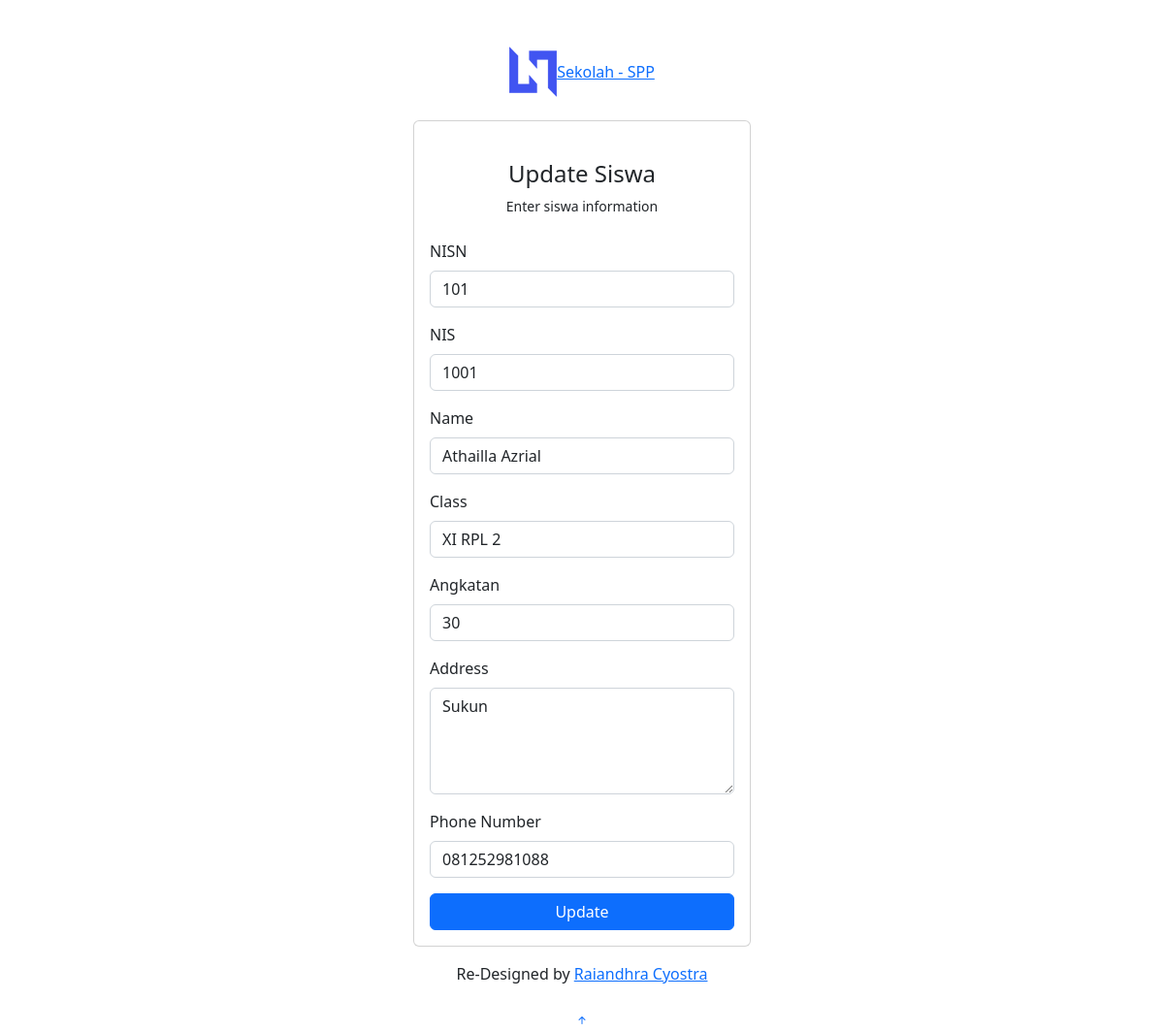
The page /Admin/u_siswa.php?nisn=101 (signed in) on the database its author committed.
### tables this page shows
CREATE TABLE `siswa` (
  `nisn` int(10) NOT NULL,
  `nis` int(8) NOT NULL,
  `nama` varchar(35) NOT NULL,
  `id_kelas` int(11) NOT NULL,
  `angkatan` int(11) NOT NULL,
  `alamat` text NOT NULL,
  `no_tlp` varchar(20) NOT NULL
);

### Admin/u_siswa.php (the view, shortened to what this page needs)
<!DOCTYPE html>
<html lang="en">
<head>
    <link href="/SPP/Assets/vendor/bootstrap/css/bootstrap.min.css" rel="stylesheet">
    <link href="/SPP/Assets/vendor/bootstrap-icons/bootstrap-icons.css" rel="stylesheet">
    <link href="/SPP/Assets/vendor/boxicons/css/boxicons.min.css" rel="stylesheet">
    <link href="/SPP/Assets/vendor/quill/quill.snow.css" rel="stylesheet">
    <link href="/SPP/Assets/vendor/quill/quill.bubble.css" rel="stylesheet">
    <link href="/SPP/Assets/vendor/remixicon/remixicon.css" rel="stylesheet">
    <link href="/SPP/Assets/vendor/simple-datatables/style.css" rel="stylesheet">
    <link href="/SPP/Assets/css/style.css" rel="stylesheet">
</head>
<body>
    <?php
        $conn=mysqli_connect('localhost', 'root', '', 'sekolah');
        $qry_get_siswa = mysqli_query($conn, "select * from siswa where nisn = '".$_GET['nisn']."'");
        $dt_siswa = mysqli_fetch_array($qry_get_siswa);
    ?>
    <main>
        <div class="container">
        <section class="section register min-vh-100 d-flex flex-column align-items-center justify-content-center py-4">
            <div class="container">
            <div class="row justify-content-center">
                <div class="col-lg-4 col-md-6 d-flex flex-column align-items-center justify-content-center">
                <div class="d-flex justify-content-center py-4">
                    <a href="/SPP/dashboard.php" class="logo d-flex align-items-center w-auto">
                        <img src="assets/img/logo.png" alt="">
                        <span class="d-none d-lg-block">Sekolah - SPP</span>
                    </a>
                </div>
                <div class="card mb-3">
                    <div class="card-body">
                    <div class="pt-4 pb-2">
                        <h5 class="card-title text-center pb-0 fs-4">Update Siswa</h5>
                        <p class="text-center small">Enter siswa information</p>
                    </div>
                    <form action="pu_siswa.php" method="post" class="row g-3 needs-validation" novalidate>
                        <div class="col-12">
                        <label for="nisn" class="form-label">NISN</label>
                        <div class="input-group has-validation">
                            <input type="number" name="nisn" class="form-control" id="nisn" value="<?=$dt_siswa['nisn']?>" required>
                        </div>
                        </div>
                        <div class="col-12">
                        <label for="nis" class="form-label">NIS</label>
                        <div class="input-group has-validation">
                            <input type="number" name="nis" class="form-control" id="nis" value="<?=$dt_siswa['nis']?>" required>
                        </div>
                        </div>
                        <div class="col-12">
                        <label for="nama" class="form-label">Name</label>
                        <div class="input-group has-validation">
                            <input type="text" name="nama" class="form-control" id="nama" value="<?=$dt_siswa['nama']?>" required>
                        </div>
                        </div>
                        <div class="col-12">
                        <label for="class" class="form-label">Class</label>
                        <div class="input-group has-validation">
                            <select name="id_kelas" class="form-control" id="class" required>
                            <?php
                                include "koneksi.php";
                                $qry_kelas=mysqli_query($conn,"select * from kelas");
                                while($data_kelas=mysqli_fetch_array($qry_kelas)) {
                                    if($data_kelas['id_kelas']==$dt_siswa['id_kelas']) {
                                        $selek="selected";
                                    } else {
                                        $selek="";
                                    }
                                    echo '<option value="'.$data_kelas['id_kelas'].'" '.$selek.'>'.$data_kelas['nama_kelas'].'</option>';
                                }
                            ?>
                            </select>
                        </div>
                        </div>
                        <div class="col-12">
                        <label for="angkatan" class="form-label">Angkatan</label>
                        <div class="input-group has-validation">
                            <select name="angkatan" class="form-control" id="angkatan" required>
                            <?php
                                include "koneksi.php";
                                $qry_angkatan=mysqli_query($conn,"select * from kelas");
                                while($data_angkatan=mysqli_fetch_array($qry_angkatan)) {
                                    if($data_angkatan['angkatan']==$dt_siswa['angkatan']) {
                                        $selek="selected";
                                    } else {
                                        $selek="";
                                    }
                                    echo '<option value="'.$data_angkatan['angkatan'].'" '.$selek.'>'.$data_angkatan['angkatan'].'</option>';
                                }
                            ?>
                            </select>
                        </div>
                        </div>
                        <div class="col-12">
                        <label for="alamat" class="form-label">Address</label>
                        <div class="input-group has-validation">
                            <textarea name="alamat" class="form-control" id="alamat"  rows="4" required><?=$dt_siswa['alamat']?></textarea>
                        </div>
                        </div>
                        <div class="col-12">
                        <label for="no_tlp" class="form-label">Phone Number</label>
                        <div class="input-group has-validation">
                            <input type="number" name="no_tlp" class="form-control" id="no_tlp" value="<?=$dt_siswa['no_tlp']?>" required>
                        </div>
                        </div>
                        <div class="col-12">
                        <button class="btn btn-primary w-100" type="submit">Update</button>
                        </div>
                    </form>
                    </div>
                </div>
                <div class="credits">
                    Re-Designed by <a href="https://www.youtube.com/watch?v=dQw4w9WgXcQ">Raiandhra Cyostra</a>
                </div>
                </div>
            </div>
            </div>
        </section>
        </div>
    </main>
    <a href="#" class="back-to-top d-flex align-items-center justify-content-center"><i class="bi bi-arrow-up-short"></i></a>
</body>
</html>

### rows shown on the page
siswa: nisn "101", nis "1001", nama "Athailla Azrial", alamat "Sukun", no_tlp "081252981088"

### other values the page prints
form field id_kelas "XI RPL 2"
form field angkatan "30"
